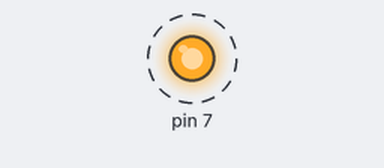
Bench run of a program on a simulated Raspberry Pi (header pin numbers). On the bench: output pins drawn as LEDs (lit = HIGH). Dashed ring = blinking.

Above: at 0.5 s.
Timing chart, 0 to 4.6 s (numbered marks = the images above):
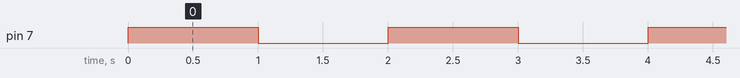

The program:

FlashLed.py
```python
# First we need to import the libraries that
# we need
# Import the time library so that we can make
# the program pause for a fixed amount of time
import time
# Import the Raspberry Pi GPIO libraries that
# allow us to connect the Raspberry Pi to
# other physical devices via the General
# Purpose Input-Output (GPIO) pins
import RPi.GPIO as GPIO
# Disable any in use warnings
GPIO.setwarnings(False)
# Now we need to set-up the General Purpose
# Input-Ouput (GPIO) pins
# Clear the current set-up so that we can
# start from scratch
GPIO.cleanup()
# Set up the GPIO library to use Raspberry Pi
# board pin numbers
GPIO.setmode(GPIO.BOARD)
# Set Pin 7 on the GPIO header to act as
# an output
GPIO.setup(7,GPIO.OUT)
# This loop runs forever and flashes the LED
while True:
	# Turn on the LED
	GPIO.output(7,GPIO.HIGH)
	# Wait for a second
	time.sleep(1)
	# Turn off the LED
	GPIO.output(7,GPIO.LOW)
	# Wait for a second
	time.sleep(1)
```

Measured:
- by itself, pin 7: alternates HIGH for 1.0 s and LOW for 1.0 s
